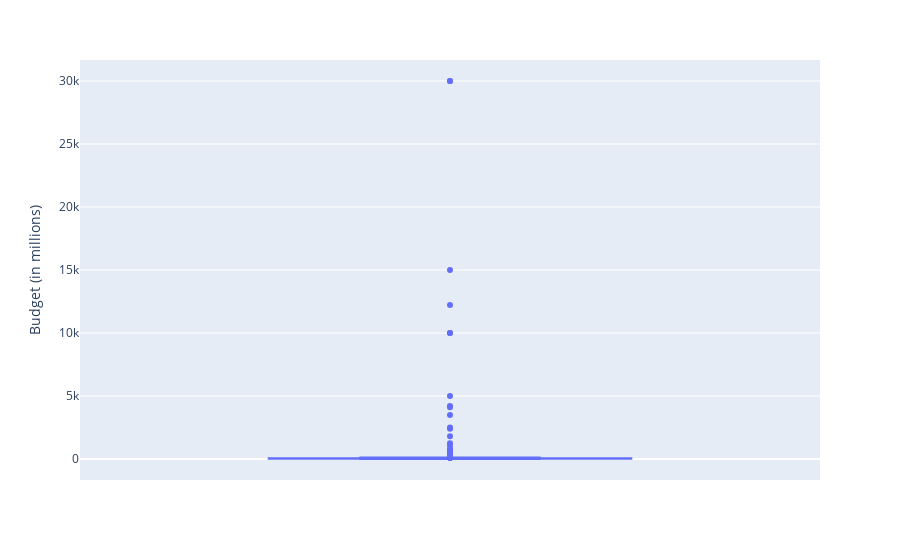

Write notebook code for a chart like this one.
### Code cell
# Analyzing distribution Release Year column and looking for outliers 
fig = px.box(df, y='Budget (in millions)')
fig.show()
# Looks like the majority of movies have a lower budget, with larger blockbuster movies as the exception/outliers

### Figure 1 — Plotly figure (JSON) as saved in the notebook; plotly's stock layout.template omitted (floating-point values rounded to 4 significant figures; data arrays with more than 128 entries replaced by an {"elided": "..."} marker saying what was removed)
{"data": [{"alignmentgroup": "True", "hovertemplate": "Budget (in millions)=%{y}<extra></extra>", "legendgroup": "", "marker": {"color": "#636efa"}, "name": "", "notched": false, "offsetgroup": "", "orientation": "v", "showlegend": false, "type": "box", "x0": " ", "xaxis": "x", "y": {"elided": "4514 float values"}, "y0": " ", "yaxis": "y"}], "layout": {"boxmode": "group", "legend": {"tracegroupgap": 0}, "margin": {"t": 60}, "xaxis": {"anchor": "y", "domain": [0, 1]}, "yaxis": {"anchor": "x", "domain": [0, 1], "title": {"text": "Budget (in millions)"}}}}
